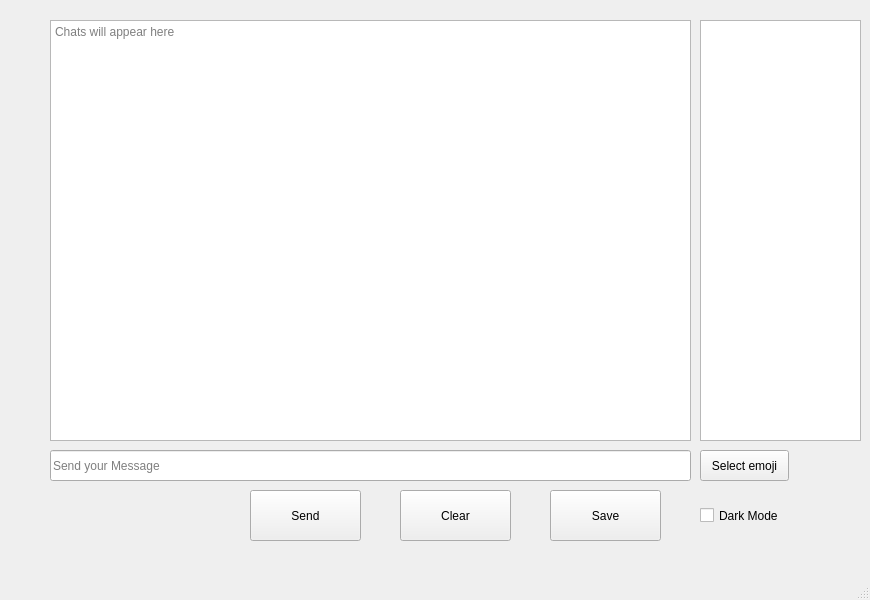
<?xml version="1.0" encoding="UTF-8"?>
<ui version="4.0">
 <class>MainWindow</class>
 <widget class="QMainWindow" name="MainWindow">
  <property name="geometry">
   <rect>
    <x>0</x>
    <y>0</y>
    <width>870</width>
    <height>600</height>
   </rect>
  </property>
  <property name="windowTitle">
   <string>MainWindow</string>
  </property>
  <widget class="QWidget" name="centralwidget">
   <widget class="QTextEdit" name="chatBox">
    <property name="geometry">
     <rect>
      <x>50</x>
      <y>20</y>
      <width>641</width>
      <height>421</height>
     </rect>
    </property>
    <property name="markdown">
     <string/>
    </property>
    <property name="html">
     <string>&lt;!DOCTYPE HTML PUBLIC &quot;-//W3C//DTD HTML 4.0//EN&quot; &quot;http://www.w3.org/TR/REC-html40/strict.dtd&quot;&gt;
&lt;html&gt;&lt;head&gt;&lt;meta name=&quot;qrichtext&quot; content=&quot;1&quot; /&gt;&lt;meta charset=&quot;utf-8&quot; /&gt;&lt;style type=&quot;text/css&quot;&gt;
p, li { white-space: pre-wrap; }
hr { height: 1px; border-width: 0; }
li.unchecked::marker { content: &quot;\2610&quot;; }
li.checked::marker { content: &quot;\2612&quot;; }
&lt;/style&gt;&lt;/head&gt;&lt;body style=&quot; font-family:'Ubuntu'; font-size:11pt; font-weight:400; font-style:normal;&quot;&gt;
&lt;p style=&quot;-qt-paragraph-type:empty; margin-top:0px; margin-bottom:0px; margin-left:0px; margin-right:0px; -qt-block-indent:0; text-indent:0px;&quot;&gt;&lt;br /&gt;&lt;/p&gt;&lt;/body&gt;&lt;/html&gt;</string>
    </property>
    <property name="placeholderText">
     <string>Chats will appear here </string>
    </property>
   </widget>
   <widget class="QLineEdit" name="inputBox">
    <property name="geometry">
     <rect>
      <x>50</x>
      <y>450</y>
      <width>641</width>
      <height>31</height>
     </rect>
    </property>
    <property name="text">
     <string/>
    </property>
    <property name="alignment">
     <set>Qt::AlignmentFlag::AlignLeading|Qt::AlignmentFlag::AlignLeft|Qt::AlignmentFlag::AlignVCenter</set>
    </property>
    <property name="placeholderText">
     <string>Send your Message </string>
    </property>
    <property name="cursorMoveStyle">
     <enum>Qt::CursorMoveStyle::LogicalMoveStyle</enum>
    </property>
    <property name="clearButtonEnabled">
     <bool>true</bool>
    </property>
   </widget>
   <widget class="QPushButton" name="sendButton">
    <property name="geometry">
     <rect>
      <x>250</x>
      <y>490</y>
      <width>111</width>
      <height>51</height>
     </rect>
    </property>
    <property name="text">
     <string>Send</string>
    </property>
   </widget>
   <widget class="QWidget" name="verticalLayoutWidget">
    <property name="geometry">
     <rect>
      <x>260</x>
      <y>60</y>
      <width>2</width>
      <height>2</height>
     </rect>
    </property>
    <layout class="QVBoxLayout" name="verticalLayout"/>
   </widget>
   <widget class="QListWidget" name="userlistWidget">
    <property name="geometry">
     <rect>
      <x>700</x>
      <y>20</y>
      <width>161</width>
      <height>421</height>
     </rect>
    </property>
   </widget>
   <widget class="QPushButton" name="emojiButton">
    <property name="geometry">
     <rect>
      <x>700</x>
      <y>450</y>
      <width>89</width>
      <height>31</height>
     </rect>
    </property>
    <property name="text">
     <string>Select emoji</string>
    </property>
   </widget>
   <widget class="QCheckBox" name="darkModeCheckBox">
    <property name="geometry">
     <rect>
      <x>700</x>
      <y>500</y>
      <width>92</width>
      <height>31</height>
     </rect>
    </property>
    <property name="text">
     <string>Dark Mode</string>
    </property>
   </widget>
   <widget class="QLabel" name="statusLabel">
    <property name="geometry">
     <rect>
      <x>50</x>
      <y>500</y>
      <width>171</width>
      <height>31</height>
     </rect>
    </property>
    <property name="text">
     <string/>
    </property>
   </widget>
   <widget class="QPushButton" name="clearButton">
    <property name="geometry">
     <rect>
      <x>400</x>
      <y>490</y>
      <width>111</width>
      <height>51</height>
     </rect>
    </property>
    <property name="text">
     <string>Clear</string>
    </property>
   </widget>
   <widget class="QPushButton" name="saveButton">
    <property name="geometry">
     <rect>
      <x>550</x>
      <y>490</y>
      <width>111</width>
      <height>51</height>
     </rect>
    </property>
    <property name="text">
     <string>Save</string>
    </property>
   </widget>
  </widget>
  <widget class="QMenuBar" name="menubar">
   <property name="geometry">
    <rect>
     <x>0</x>
     <y>0</y>
     <width>870</width>
     <height>22</height>
    </rect>
   </property>
  </widget>
  <widget class="QStatusBar" name="statusbar"/>
 </widget>
 <resources/>
 <connections/>
</ui>
